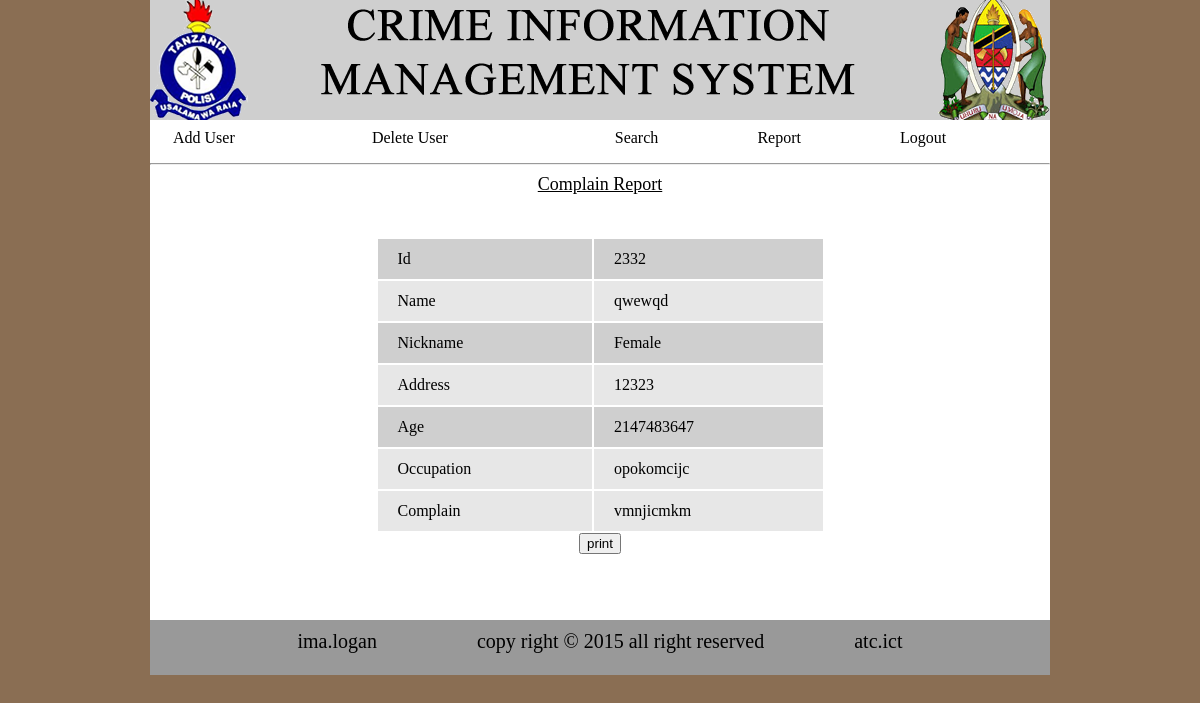
Screenshot of /admin/viewComplainReport.php?id=2332 (signed in) with the database file from the repository.
### tables this page shows
CREATE TABLE IF NOT EXISTS `complain` (
  `ID` int(50) NOT NULL auto_increment,
  `IDno` varchar(50) NOT NULL,
  `name` varchar(50) NOT NULL,
  `sex` text NOT NULL,
  `adress` varchar(50) NOT NULL,
  `phone` int(10) NOT NULL,
  `occupation` varchar(50) NOT NULL,
  `time` time NOT NULL,
  `date` date NOT NULL,
  `complain` varchar(1000) NOT NULL,
  PRIMARY KEY  (`ID`)
);

### admin/viewComplainReport.php (the view, shortened to what this page needs)
<html>
<head>
<link rel="stylesheet" type="text/css" href="style.css">
</head>
<body>
      <div class="wrapper">
            <div class="header"> <img src="image/Logo.png" height="120px" width="900px">
            </div>
            <div class="content">
                  <div class="menu">
                        <table class="table">
                              <tr>
                                    <td><a href="add.php">Add User</a></td>
                                    <td><a href="delete.php">Delete User</a></td>
                                    <td><a href="search.php">Search</a></td>
                                    <td><a href="report.php">Report</a></td>
                                    <td><a href="logout.php">Logout</a></td>
                              </tr>
                        </table>
            </div><hr>
            <div class="area1">
            <center><u>Complain Report</u><table  class="t">
                   <tr style='background-color: #999999'>
                   </tr>
                  <?php
                   $idd=$_GET['id'];
                   $query=mysql_query("SELECT * FROM `complain` WHERE  `IDno`='$idd'");
                   $query_run=mysql_fetch_array($query);
                   $ido=$query_run['IDno'];
                   $name=$query_run['name'];
                   $sex=$query_run['sex'];
                   $adress=$query_run['adress'];
                   $phone=$query_run['phone'];
                   $occupation=$query_run['occupation'];
                   $complain=$query_run['complain'];
                              echo "<tr style='background-color:#CFCFCF'>
                                         <td>Id</td>
                                         <td>$ido</td>
                                    </tr>
                                    <tr style='background-color:#E7E7E7'>
                                         <td>Name</td>
                                         <td>$name</td>
                                    </tr>
                                    <tr style='background-color:#CFCFCF'>
                                          <td>Nickname</td>
                                          <td>$sex</td>
                                    </tr>
                                    <tr style='background-color:#E7E7E7'>
                                          <td>Address</td>
                                          <td>$adress</td>
                                    </tr>
                                    <tr style='background-color:#CFCFCF'>
                                          <td>Age</td>
                                          <td>$phone</td>
                                   </tr>
                                   <tr style='background-color:#E7E7E7'>
                                          <td>Occupation</td>
                                          <td>$occupation</td>
                                   </tr>
                                   </tr>
                                   <tr style='background-color:#E7E7E7'>
                                          <td>Complain</td>
                                          <td>$complain</td>
                                  </tr>";
                  ?>
                   </table>
                   <button onclick="window.print()" class="print">print</button>
                 </center>
            </div>
        </div>
            <div class="footer">ima.logan &nbsp;&nbsp;&nbsp;&nbsp;&nbsp;&nbsp;&nbsp;&nbsp;&nbsp;&nbsp;
                  &nbsp;&nbsp;&nbsp;&nbsp;&nbsp;&nbsp;&nbsp;&nbsp;copy right &copy 2015 all right reserved&nbsp;&nbsp;&nbsp;&nbsp;&nbsp;&nbsp;&nbsp;&nbsp;&nbsp;&nbsp;&nbsp;&nbsp;&nbsp;&nbsp;&nbsp;&nbsp;&nbsp;&nbsp;atc.ict
            </div>
      </div>
</body>
</html>

### admin/style.css (style rules this page uses)
body { background-color:#8A6E53; margin: 0; background-repeat: no-repeat; }
.wrapper { height: auto; width: 900px; margin: 0 auto; background-color: white; }
.header { color: #FFFFFF; background-color: #999999; height: 120px; text-align: center; font-size: 30px; }
.content { height:500px; }
.footer { background-color: #999999; width: 100%; height: 45px; color: black; text-align: center; font-size: 20px; padding-top: 10px; }
.menu { padding-left: 10px auto; height: 35px; }
.area1 { color: black; text-align: center; font-size: 18px; padding: 1px; }
.table { height: 35px; width: 100%; padding-left: 20px; }
a { color: black; text-decoration: none; }
.t { width: 50%; height: auto; }
.t tr { height: 40px; }
.t tr td { padding-left: 20px; border-spacing: 0px; }

### rows the page displays
complain: IDno "2332", name "qwewqd", sex "Female", adress "12323", phone "2147483647", occupation "opokomcijc", complain "vmnjicmkm"
